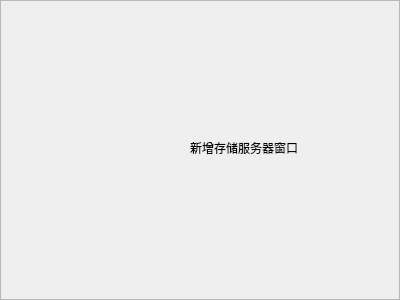
<?xml version="1.0" encoding="UTF-8"?>
<ui version="4.0">
 <class>StorageCreateWidget</class>
 <widget class="QFrame" name="StorageCreateWidget">
  <property name="geometry">
   <rect>
    <x>0</x>
    <y>0</y>
    <width>400</width>
    <height>300</height>
   </rect>
  </property>
  <property name="windowTitle">
   <string>Frame</string>
  </property>
  <property name="frameShape">
   <enum>QFrame::StyledPanel</enum>
  </property>
  <property name="frameShadow">
   <enum>QFrame::Raised</enum>
  </property>
  <widget class="QLabel" name="label">
   <property name="geometry">
    <rect>
     <x>190</x>
     <y>140</y>
     <width>121</width>
     <height>16</height>
    </rect>
   </property>
   <property name="text">
    <string>新增存储服务器窗口</string>
   </property>
  </widget>
 </widget>
 <resources/>
 <connections/>
</ui>
